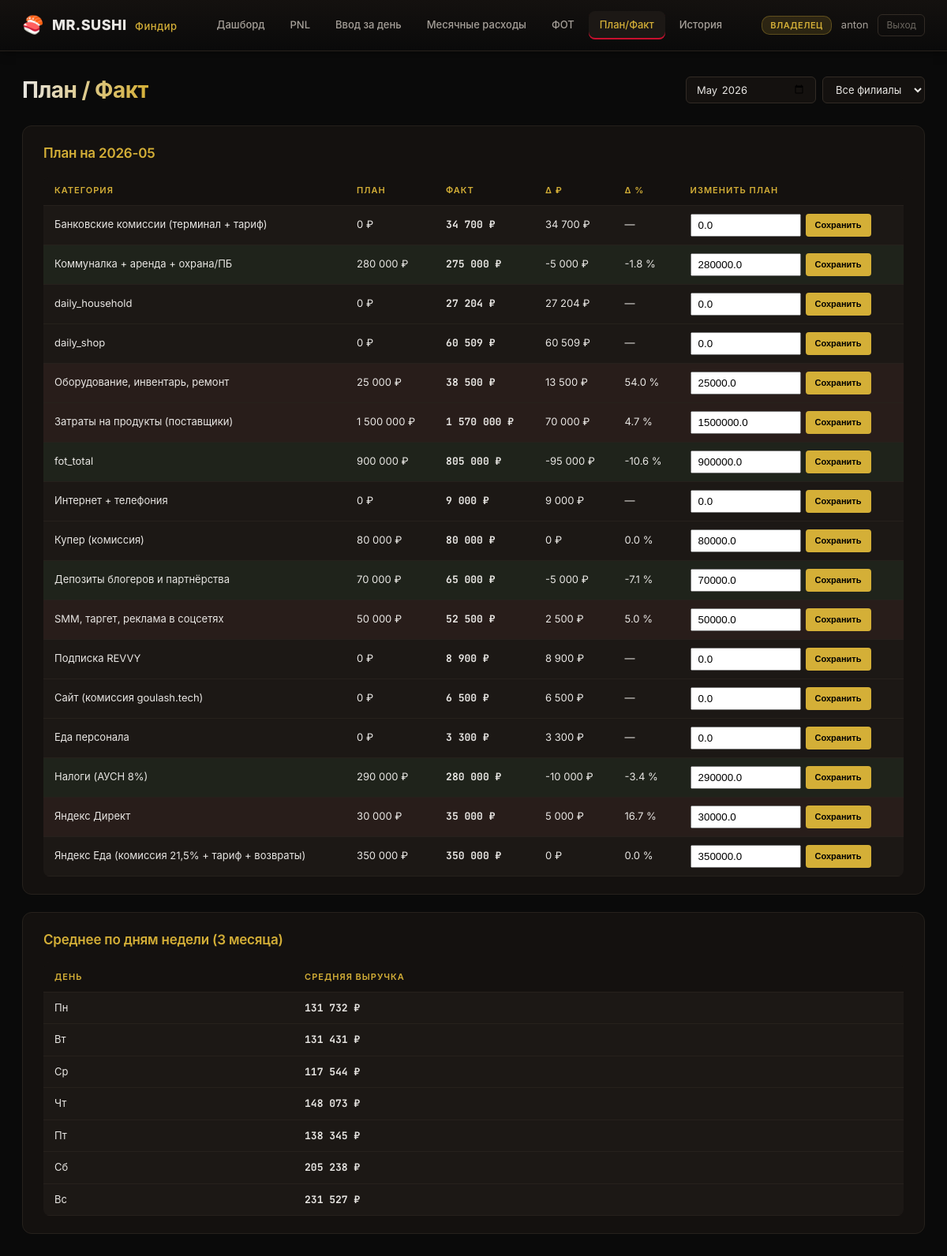
The page /plan-fact (signed in) on the database its author committed.
### tables this page shows
CREATE TABLE users (
    id INTEGER PRIMARY KEY AUTOINCREMENT,
    username TEXT UNIQUE NOT NULL,
    pw_hash TEXT NOT NULL,
    role TEXT NOT NULL CHECK(role IN ('owner','manager')),
    branch_id INTEGER REFERENCES branches(id),
    tg_user_id INTEGER UNIQUE,
    created_at TEXT DEFAULT (datetime('now'))
);

CREATE TABLE monthly_plans (
    id INTEGER PRIMARY KEY AUTOINCREMENT,
    period TEXT NOT NULL,
    branch_id INTEGER REFERENCES branches(id),
    category TEXT NOT NULL,
    planned_amount REAL DEFAULT 0,
    UNIQUE(period, branch_id, category)
);

### main.py (the view)
@app.get("/plan-fact", response_class=HTMLResponse)
async def plan_fact_page(request: Request, period: str | None = None,
                          branch_id: str | None = None):
    user = _require_owner(request)
    if not user:
        return auth.redirect_login()
    period = period or pnl.current_period()
    bid = int(branch_id) if branch_id and branch_id != "all" else None
    rows = pnl.plan_fact(period, bid)
    weekday = pnl.weekday_avg(period, bid)
    return templates.TemplateResponse(
        request=request, name="plan_fact.html",
        context=_ctx(request, user, period=period, branch_id=bid,
                     rows=rows, weekday=weekday),
    )

### templates/plan_fact.html (shortened to what this page needs)
{% extends "base.html" %}
{% block content %}
<div class="page-header">
    <h1>План / Факт</h1>
    <form method="GET" action="/plan-fact" class="filters">
        <input type="month" name="period" value="{{ period }}" onchange="this.form.submit()">
        <select name="branch_id" onchange="this.form.submit()">
            <option value="all" {% if branch_id is none %}selected{% endif %}>Все филиалы</option>
        </select>
    </form>
</div>
<div class="section">
    <h2>План на {{ period }}</h2>
    <table class="data-table plan-fact-table">
        <thead><tr><th>Категория</th><th>План</th><th>Факт</th><th>Δ ₽</th><th>Δ %</th><th>Изменить план</th></tr></thead>
        <tbody>
        {% for r in rows %}
            <tr class="{% if r.delta > 0 and r.plan > 0 %}over{% elif r.delta < 0 and r.plan > 0 %}under{% endif %}">
                <td>{{ r.label }}</td>
                <td>{{ "{:,.0f}".format(r.plan).replace(",", " ") }} ₽</td>
                <td><b>{{ "{:,.0f}".format(r.fact).replace(",", " ") }} ₽</b></td>
                <td>{{ "{:,.0f}".format(r.delta).replace(",", " ") }} ₽</td>
                <td>{% if r.plan %}{{ "%.1f"|format(r.delta_pct) }} %{% else %}—{% endif %}</td>
                <td>
                    <form method="POST" action="/plan-fact/save" class="inline">
                        <input type="number" step="0.01" name="planned_amount" value="{{ r.plan }}" style="width:140px">
                        <button class="btn-primary-sm">Сохранить</button>
                    </form>
                </td>
            </tr>
        {% endfor %}
        </tbody>
    </table>
</div>
<div class="section">
    <h2>Среднее по дням недели (3 месяца)</h2>
    <table class="data-table">
        <thead><tr><th>День</th><th>Средняя выручка</th></tr></thead>
        <tbody>
        {% set wd_names = ['Пн','Вт','Ср','Чт','Пт','Сб','Вс'] %}
        {% for i in range(7) %}
            <tr>
                <td>{{ wd_names[i] }}</td>
                <td><b>{{ "{:,.0f}".format(weekday.get(i, 0)).replace(",", " ") }} ₽</b></td>
            </tr>
        {% endfor %}
        </tbody>
    </table>
</div>
{% endblock %}

### templates/base.html (shortened to what this page needs)
<!DOCTYPE html>
<html lang="ru">
<head>
    <link rel="stylesheet" href="/static/theme.css">
</head>
<body>
{% if user %}
<header class="topbar">
    <div class="brand">
        <span class="logo">🍣</span>
        <span class="brand-text">MR.SUSHI <em>Финдир</em></span>
    </div>
    <nav class="nav">
        <a href="/" class="{% if request.url.path == '/' %}active{% endif %}">Дашборд</a>
        <a href="/pnl" class="{% if request.url.path == '/pnl' %}active{% endif %}">PNL</a>
        <a href="/input/daily" class="{% if request.url.path.startswith('/input/daily') %}active{% endif %}">Ввод за день</a>
        {% if is_owner %}
        <a href="/input/monthly" class="{% if request.url.path.startswith('/input/monthly') %}active{% endif %}">Месячные расходы</a>
        <a href="/employees" class="{% if request.url.path.startswith('/employees') %}active{% endif %}">ФОТ</a>
        <a href="/plan-fact" class="{% if request.url.path.startswith('/plan-fact') %}active{% endif %}">План/Факт</a>
        {% endif %}
        <a href="/history" class="{% if request.url.path.startswith('/history') %}active{% endif %}">История</a>
    </nav>
    <div class="user-block">
        <span class="user-role role-{{ user.role }}">{{ "Владелец" if is_owner else "Управляющий" }}</span>
        <span class="user-name">{{ user.username }}</span>
        <a href="/logout" class="logout">Выход</a>
    </div>
</header>
{% endif %}
<main class="main">
    {% block content %}{% endblock %}
</main>
</body>
</html>

### static/theme.css (style rules this page uses)
:root { --bg: #0a0a0a; --bg-2: #14110f; --bg-3: #1c1815; --line: #26211c; --line-2: #322b25; --text: #e8e6e3; --text-dim: #a59f98; --text-muted: #6b665f; --crimson: #c8102e; --crimson-2: #8a1326; --gold: #d4af37; --gold-2: #a37c1c; --green: #4ade80; --red: #f87171; }
* { box-sizing: border-box; }
html, body { margin: 0; padding: 0; background: var(--bg); color: var(--text); font-family: 'Inter', -apple-system, BlinkMacSystemFont, sans-serif; font-size: 14px; line-height: 1.5; }
a { color: var(--gold); text-decoration: none; }
.topbar { display: flex; align-items: center; justify-content: space-between; padding: 14px 28px; background: linear-gradient(180deg, #14110f 0%, #0a0a0a 100%); border-bottom: 1px solid var(--line); box-shadow: 0 2px 12px rgba(0,0,0,0.4); position: sticky; top: 0; z-index: 100; }
.brand { display: flex; align-items: center; gap: 10px; font-weight: 800; font-size: 18px; letter-spacing: 0.5px; }
.logo { font-size: 22px; }
.brand-text { color: var(--text); }
.brand-text em { color: var(--gold); font-style: normal; font-weight: 500; font-size: 13px; margin-left: 6px; }
.nav { display: flex; gap: 4px; }
.nav a { color: var(--text-dim); padding: 8px 14px; border-radius: 8px; font-weight: 500; transition: all 0.15s; font-size: 13px; }
.nav a.active { background: var(--bg-3); color: var(--gold); box-shadow: inset 0 -2px 0 var(--crimson); }
.user-block { display: flex; align-items: center; gap: 12px; font-size: 13px; }
.user-role { padding: 3px 10px; border-radius: 10px; font-size: 11px; font-weight: 600; text-transform: uppercase; letter-spacing: 0.5px; }
.role-owner { background: rgba(212,175,55,0.15); color: var(--gold); border: 1px solid rgba(212,175,55,0.3); }
.user-name { color: var(--text-dim); }
.logout { color: var(--text-muted); font-size: 12px; padding: 4px 10px; border-radius: 6px; border: 1px solid var(--line-2); }
.main { max-width: 1400px; margin: 0 auto; padding: 28px; }
.page-header { display: flex; justify-content: space-between; align-items: center; margin-bottom: 24px; gap: 16px; flex-wrap: wrap; }
.page-header h1 { margin: 0; font-size: 28px; font-weight: 700; letter-spacing: -0.5px; background: linear-gradient(90deg, var(--text), var(--gold)); -webkit-background-clip: text; -webkit-text-fill-color: transparent; background-clip: text; }
.filters { display: flex; gap: 8px; }
.filters input, .filters select { background: var(--bg-2); border: 1px solid var(--line-2); color: var(--text); padding: 7px 12px; border-radius: 6px; font-size: 13px; font-family: inherit; }
.section { background: var(--bg-2); border: 1px solid var(--line); border-radius: 12px; padding: 22px 26px; margin-bottom: 22px; }
.section h2 { margin: 0 0 16px; font-size: 17px; font-weight: 600; color: var(--gold); letter-spacing: -0.2px; }
.btn-primary-sm { background: var(--gold); color: #000; border: none; padding: 5px 12px; border-radius: 4px; font-size: 11px; font-weight: 700; cursor: pointer; }
.data-table { width: 100%; border-collapse: collapse; background: var(--bg-3); border-radius: 8px; overflow: hidden; font-size: 13px; }
.data-table th, .data-table td { padding: 10px 14px; text-align: left; border-bottom: 1px solid var(--line); }
.data-table thead th { background: var(--bg-2); color: var(--gold); font-weight: 600; font-size: 11px; text-transform: uppercase; letter-spacing: 1px; }
.data-table b { font-family: 'JetBrains Mono', monospace; }
.plan-fact-table .over { background: rgba(248,113,113,0.05); }
.plan-fact-table .under { background: rgba(74,222,128,0.05); }
.inline { display: inline-flex; gap: 6px; }
.inline input { padding: 5px 8px; }

### rows shown on the page
users: username "anton"
monthly_plans: label "Коммуналка + аренда + охрана/ПБ", planned_amount "280 000", fact "275 000", delta "-5 000", delta_pct "-1.8", planned_amount "280000.0"
monthly_plans: label "Оборудование, инвентарь, ремонт", planned_amount "25 000", fact "38 500", delta "13 500", delta_pct "54.0", planned_amount "25000.0"
monthly_plans: label "Затраты на продукты (поставщики)", planned_amount "1 500 000", fact "1 570 000", delta "70 000", delta_pct "4.7", planned_amount "1500000.0"
monthly_plans: label "fot_total", planned_amount "900 000", fact "805 000", delta "-95 000", delta_pct "-10.6", planned_amount "900000.0"
monthly_plans: label "Купер (комиссия)", planned_amount "80 000", fact "80 000", delta "0", delta_pct "0.0", planned_amount "80000.0"
monthly_plans: label "Депозиты блогеров и партнёрства", planned_amount "70 000", fact "65 000", delta "-5 000", delta_pct "-7.1", planned_amount "70000.0"
monthly_plans: label "SMM, таргет, реклама в соцсетях", planned_amount "50 000", fact "52 500", delta "2 500", delta_pct "5.0", planned_amount "50000.0"
monthly_plans: label "Налоги (АУСН 8%)", planned_amount "290 000", fact "280 000", delta "-10 000", delta_pct "-3.4", planned_amount "290000.0"
monthly_plans: label "Яндекс Директ", planned_amount "30 000", fact "35 000", delta "5 000", delta_pct "16.7", planned_amount "30000.0"
monthly_plans: label "Яндекс Еда (комиссия 21,5% + тариф + возвраты)", planned_amount "350 000", fact "350 000", delta "0", delta_pct "0.0", planned_amount "350000.0"

### other values the page prints
{{ "Владелец" if is_owner else "Управляющий" }} "ВЛАДЕЛЕЦ"
{{ period }} "2026-05"
{{ r.label }} "Банковские комиссии (терминал + тариф)" "daily_household" "daily_shop" "Интернет + телефония" "Подписка REVVY" "Сайт (комиссия goulash.tech)" "Еда персонала"
{{ "{:,.0f}".format(r.plan).replace(",", " ") }} "0" "0" "0" "0" "0" "0" "0"
{{ "{:,.0f}".format(r.fact).replace(",", " ") }} "34 700" "27 204" "60 509" "9 000" "8 900" "6 500" "3 300"
{{ "{:,.0f}".format(r.delta).replace(",", " ") }} "34 700" "27 204" "60 509" "9 000" "8 900" "6 500" "3 300"
{{ wd_names[i] }} "Пн" "Вт" "Ср" "Чт" "Пт" "Сб" "Вс"
{{ "{:,.0f}".format(weekday.get(i, 0)).replace(",", " ") }} "131 732" "131 431" "117 544" "148 073" "138 345" "205 238" "231 527"
